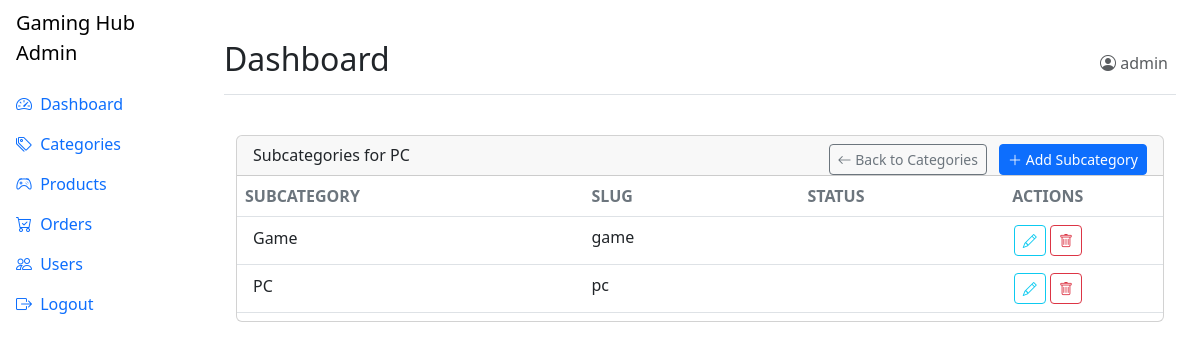
Screenshot of /admin/categories/subcategories.php?id=3 (signed in) with the database file from the repository.
### tables this page shows
CREATE TABLE `main_categories` (
  `category_id` int(11) NOT NULL AUTO_INCREMENT,
  `name` varchar(100) NOT NULL,
  `slug` varchar(100) NOT NULL,
  `image` varchar(255) DEFAULT NULL,
  `is_active` tinyint(1) DEFAULT 1,
  `created_at` timestamp NOT NULL DEFAULT current_timestamp(),
  PRIMARY KEY (`category_id`),
  UNIQUE KEY `slug` (`slug`)
);

CREATE TABLE `subcategories` (
  `subcategory_id` int(11) NOT NULL AUTO_INCREMENT,
  `category_id` int(11) NOT NULL,
  `name` varchar(100) NOT NULL,
  `slug` varchar(100) NOT NULL,
  `is_active` tinyint(1) DEFAULT 1,
  `created_at` timestamp NOT NULL DEFAULT current_timestamp(),
  PRIMARY KEY (`subcategory_id`),
  UNIQUE KEY `category_id` (`category_id`,`slug`),
  CONSTRAINT `subcategories_ibfk_1` FOREIGN KEY (`category_id`) REFERENCES `main_categories` (`category_id`) ON DELETE CASCADE
);

### config/database.php (called while the page is built)
<?php
$host = 'localhost';
$dbname = 'gaming_hub';
$username = 'root';
$password = '';
try {
    $pdo = new PDO("mysql:host=$host;dbname=$dbname;charset=utf8", $username, $password);
    $pdo->setAttribute(PDO::ATTR_ERRMODE, PDO::ERRMODE_EXCEPTION);
} catch (PDOException $e) {
    die("Database connection failed: " . $e->getMessage());
}
function executeQuery($sql, $params = []) {
    global $pdo;
    $stmt = $pdo->prepare($sql);
    $stmt->execute($params);
    return $stmt;
}
?>

### admin/categories/subcategories.php (the view, shortened to what this page needs)
<?php
require_once '../../config/database.php';
$categoryId = (int)$_GET['id'];
$category = executeQuery("SELECT * FROM main_categories WHERE category_id = ?", [$categoryId])
            ->fetch(PDO::FETCH_ASSOC);
$subcategories = executeQuery("SELECT * FROM subcategories WHERE category_id = ? ORDER BY name", [$categoryId])
                 ->fetchAll(PDO::FETCH_ASSOC);
require_once '../includes/admin_header.php';
?>
<div class="container-fluid py-4">
    <div class="row">
        <div class="col-12">
            <div class="card mb-4">
                <div class="card-header pb-0 d-flex justify-content-between align-items-center">
                    <h6>Subcategories for <?= $category['name'] ?></h6>
                    <div>
                        <a href="manage.php" class="btn btn-sm btn-outline-secondary me-2">
                            <i class="bi bi-arrow-left"></i> Back to Categories
                        </a>
                        <a href="add_subcategory.php?id=<?= $categoryId ?>" class="btn btn-primary btn-sm">
                            <i class="bi bi-plus-lg"></i> Add Subcategory
                        </a>
                    </div>
                </div>
                <div class="card-body px-0 pt-0 pb-2">
                    <div class="table-responsive p-0">
                        <table class="table align-items-center mb-0" id="subcategories-table">
                            <thead>
                                <tr>
                                    <th class="text-uppercase text-secondary text-xxs font-weight-bolder opacity-7">Subcategory</th>
                                    <th class="text-uppercase text-secondary text-xxs font-weight-bolder opacity-7 ps-2">Slug</th>
                                    <th class="text-center text-uppercase text-secondary text-xxs font-weight-bolder opacity-7">Status</th>
                                    <th class="text-center text-uppercase text-secondary text-xxs font-weight-bolder opacity-7">Actions</th>
                                </tr>
                            </thead>
                            <tbody>
                                <?php foreach ($subcategories as $subcategory): ?>
                                <tr>
                                    <td>
                                        <div class="d-flex px-2 py-1">
                                            <div class="d-flex flex-column justify-content-center">
                                                <h6 class="mb-0 text-sm"><?= $subcategory['name'] ?></h6>
                                            </div>
                                        </div>
                                    </td>
                                    <td>
                                        <p class="text-xs font-weight-bold mb-0"><?= $subcategory['slug'] ?></p>
                                    </td>
                                    <td class="align-middle text-center text-sm">
                                        <span class="badge badge-sm <?= $subcategory['is_active'] ? 'bg-gradient-success' : 'bg-gradient-secondary' ?>">
                                        </span>
                                    </td>
                                    <td class="align-middle text-center">
                                        <a href="edit_subcategory.php?id=<?= $subcategory['subcategory_id'] ?>" class="btn btn-sm btn-outline-info mb-0">
                                            <i class="bi bi-pencil"></i>
                                        </a>
                                        <button class="btn btn-sm btn-outline-danger mb-0 delete-subcategory"
                                                data-id="<?= $subcategory['subcategory_id'] ?>">
                                            <i class="bi bi-trash"></i>
                                        </button>
                                    </td>
                                </tr>
                                <?php endforeach; ?>
                            </tbody>
                        </table>
                    </div>
                </div>
            </div>
        </div>
    </div>
</div>
<?php require_once '../includes/admin_footer.php'; ?>

### rows the page displays
main_categories: name "PC"
subcategories: name "Game", slug "game"
subcategories: name "PC", slug "pc"

### other values shown
$pageTitle "Dashboard"
$_SESSION['admin_username'] "admin"
